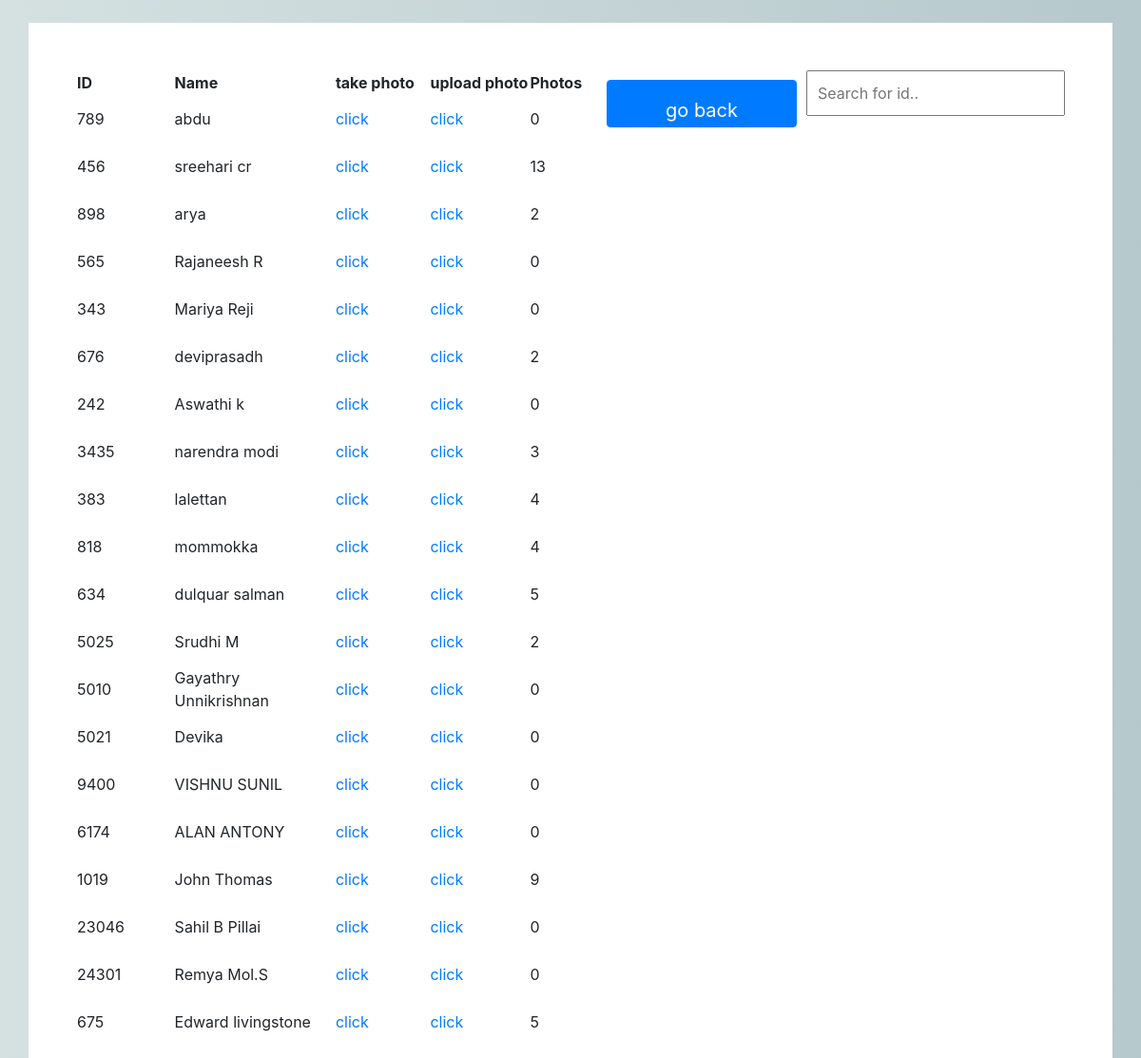
/add_photos/, run on an earlier commit of the app's database.
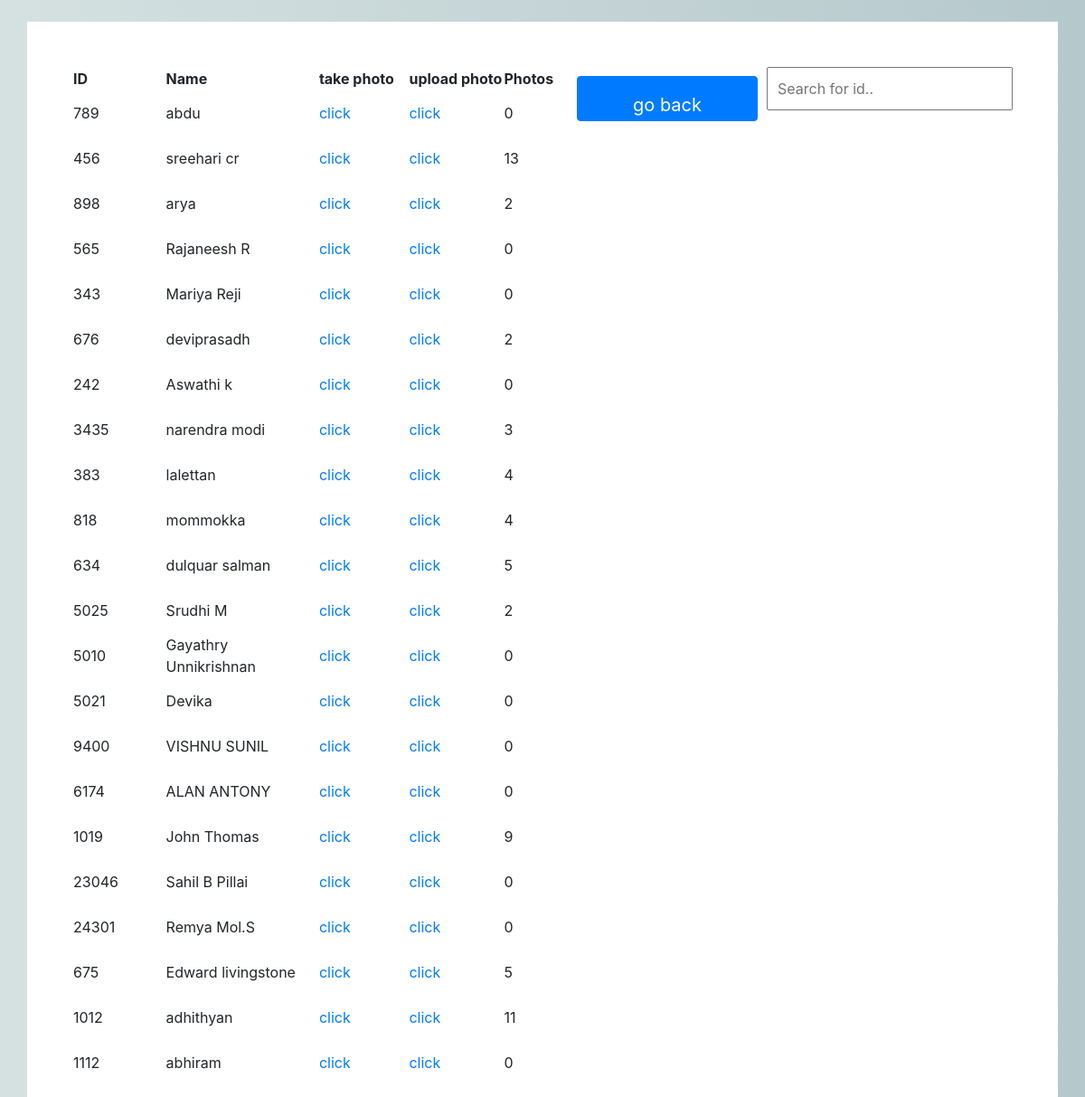
And on a later commit of the database.
### app/models.py (models this page shows, shortened)
class Employee(models.Model):
	user = models.OneToOneField(Login, on_delete=models.CASCADE, related_name='user')
	id = models.CharField(primary_key=True, max_length=10)
	name=models.CharField(max_length=50)
	contact_number = models.CharField(max_length=50)
	date_of_birth = models.CharField(max_length=50)
	date_of_joining = models.CharField(max_length=50)
	department = models.CharField(max_length=50)
	designation = models.CharField(max_length=50)
	gender = models.CharField(max_length=50, choices=sex_choice)
	team = models.CharField(max_length=50)
	def num_photos(self):
		try:
			DIR = f"app/facerec/dataset/{self.name}_{self.id}"
			img_count = len(os.listdir(DIR))
			return img_count
		except:
			return 0

### app/views.py (the view)
# urls.py: path('add_photos/', views.add_photos, name='add_photos'),
def add_photos(request):
    emp_list = Employee.objects.all()
    return render(request, 'app/add_photos.html', {'emp_list': emp_list})

### app/templates/app/add_photos.html (shortened to what this page needs)
{% extends 'base.html' %}
{% load static %}
{% block content %}
<div class="container" style="background-color: white; padding: 50px; float: ">
  <input type="text" id="myInput" onkeyup="myFunction()" placeholder="Search for id.." style="float: right;padding: 10px;">
	<a class="btn btn-primary"  href="{% url 'index' %}" style="font-size: 20px; margin-bottom: 10px;float:right;">go back</a>
  <table id="myTable">
    	<tr class="header">
      	<th width="200">ID</th>
      	<th width="300">Name</th>
		<th width="200">take photo</th>
		<th width="200">upload photo</th>
        <th width="100">Photos</th>
  	</tr>
  	{% for emp in emp_list %}
  		<tr style="height: 50px; width: 50px;">
			<td>{{emp.id}}</td>
			<td>{{emp.name}}</td>
  			<td><a href="{% url 'click_photos' emp.id %}">click</a></td>
  			<td><a href="{% url 'upload_photos' emp.id %}">click</a></td>
            <td>{{emp.num_photos}}</td>
  		</tr>
  	{% endfor %}
  </table>
</div>
{% endblock %}

What changed in the data, as far as the page shows it:
added Employee: id "1012", name "adhithyan", num_photos "11"
added Employee: id "1112", name "abhiram", num_photos "0"
